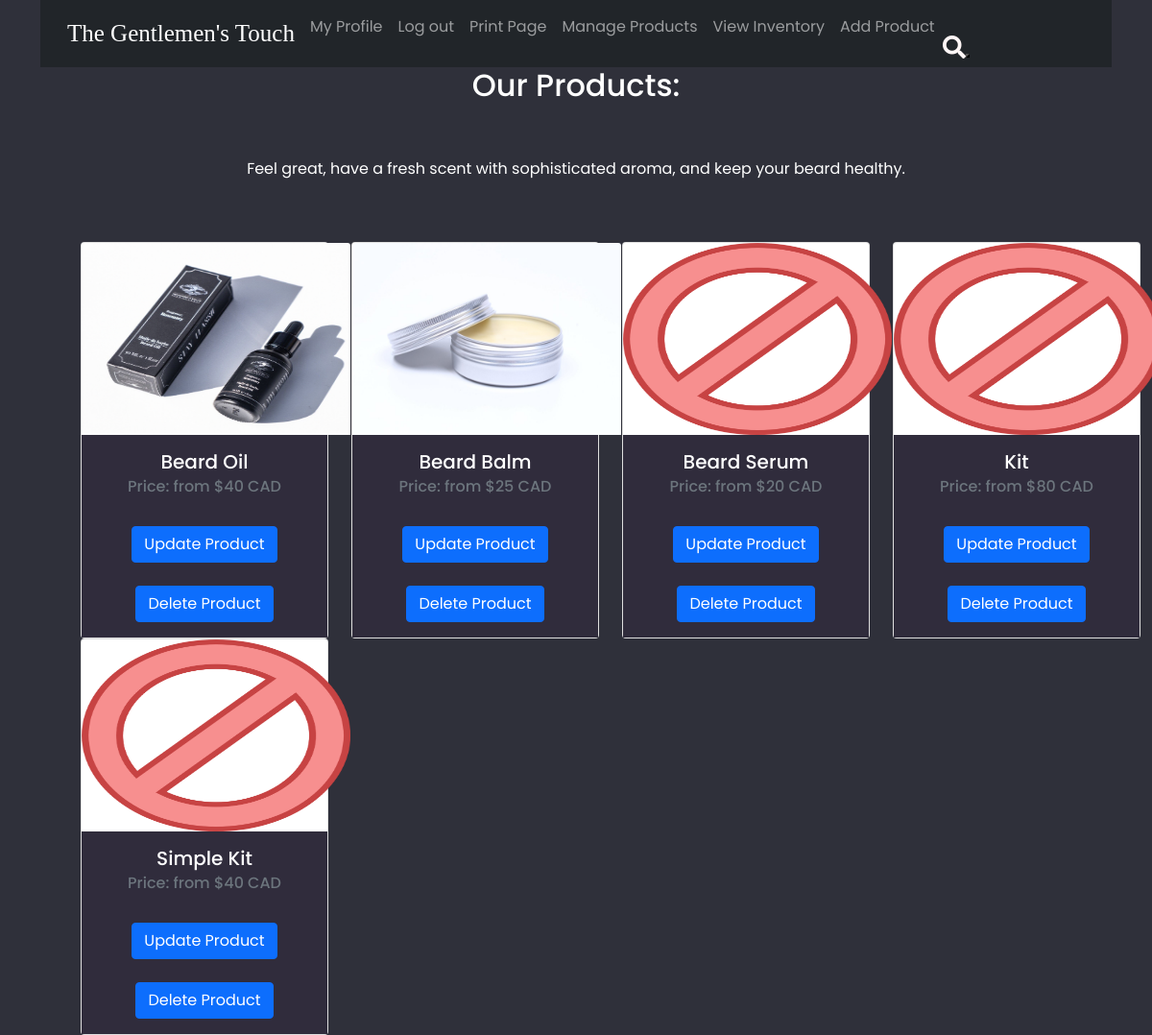
Page /Main/products/ (signed in) on the committed database.
### tables this page shows
CREATE TABLE `product` (
  `product_id` int(11) NOT NULL,
  `product_image` varchar(50) NOT NULL DEFAULT 'blank.png',
  `product_name` varchar(30) NOT NULL,
  `description` text NOT NULL,
  `price` double NOT NULL,
  `quantity` int(11) NOT NULL
);

### app/controllers/Main.php (called while the page is built, shortened)
<?php
        class Main extends \app\core\Controller {
            public function index() {
                $product = new \app\models\Product();
                $products = $product->getProducts();
                $this->view('Main/index', $products);
            }
        }

### app/core/App.php (called while the page is built, shortened)
<?php
		class App {
			private $method = 'index';
			public function __construct() {
				$url = self::parseUrl();
				if (isset($url[0])) {
					unset($url[0]);
				}
				$this->controller = new $this->controller;
				if (isset($url[1])) {
					unset($url[1]);
				}
				$this->params = $url ? array_values($url) : [];
				call_user_func_array([$this->controller, $this->method], $this->params);
			}
			private static function parseUrl() {
				if (isset($_GET['url'])) {
					return explode('/',
						filter_var(
							rtrim($_GET['url'], '/'),
							FILTER_SANITIZE_URL)
					);
				}
			}
		}

### index.php (called while the page is built, shortened)
<?php
    new \app\core\App();

### app/models/Product.php (called while the page is built, shortened)
<?php
        class Product extends \app\core\Model {
            function getProducts() {
                $SQL = 'SELECT * FROM product';
                $STMT = self::$_connection->prepare($SQL);
                $STMT->execute();
                $STMT->setFetchMode(\PDO::FETCH_CLASS, "app\models\Product");
                return $STMT->fetchAll();
            }
        }

### app/core/DBConnection.php (called while the page is built, shortened)
<?php
		class DBConnection {
			static $connection = null;
			private function __construct() {
				if (self::$connection == null) {
					$host = 'localhost';
					$DBname = 'sysdev';
					$user = 'root';
					$password = '';
					self::$connection = new \PDO("mysql:host=$host;dbname=$DBname", $user, $password);
				}
			}
			public static function getInstance() {
				return self::$connection;
			}
		}

### app/views/subviews/products.php (the view, shortened to what this page needs)
<head>
    <link rel="stylesheet" type="text/css" href="/app/public/css/products.css">
    <link rel="stylesheet" type="text/css" href="/app/public/css/force.css">
</head>
<body style = "background-color: #302c3c;overflow:scroll;">
    <h2 class = "text-center" style="text-align:center;white-space:pre-wrap;color:white;">Our Products:</h2><br><br>
    <p style="text-align:center;white-space:pre-wrap;color:white;">Feel great, have a fresh scent with sophisticated aroma, and keep your beard healthy.</p> <br> <br>
    <div class="row" style='text-align:center;'>
        <?php
            if ($data != null) {
                foreach ($data as $product) {
                    echo "<div class='col-lg-3 d-flex align-items-stretch'>
                    <div class='card' style='width: 18rem;text-align:center;'>
                        <img class=\"card-img-top\" alt = '' src = '\\pictures\\$product->product_image' style = 'width:280px;height:200px;display:block;margin-left:auto;margin-right:auto;'>
                        <div class='card-body' style = 'background-color:#302c3c;'>
                        <h5 class=\"card-title\"> <a href = '/Product/index/$product->product_id'>$product->product_name</a> </h5>
                        <h6 class=\"card-subtitle mb-2 text-muted\">Price: from $$product->price CAD</h6> <br>";
                        if (isset($_SESSION['role'])) {
                            if ($_SESSION['role'] == '0') {
                                if ($product->quantity >= 1)
                                    echo "<a class=\"btn btn-primary\" href='/Cart/addToCart/$product->product_id'
                                        onclick='return confirm('Product successfully added to cart! ')' class='m-2'>Add to Cart </a> </div> </div></div>";
                                else
                                    echo "<a class='btn btn-outline-secondary'>Out of Stock</a>
                                    </div> </div></div>";
                            }
                            else if ($_SESSION['role'] == '1') {
                                echo "<a class=\"btn btn-primary\" href='/Product/update/$product->product_id'
                                        class='m-2'>Update Product </a> <br> <br>
                                        <a class=\"btn btn-primary\" href='/Product/delete/$product->product_id'
                                        class='m-2' onclick = 'return confirm('Are you sure you want to delete this product?')'>Delete Product </a> </div> </div></div>";
                            }
                        }
                }
            }
            else if ($data == null)
                echo "<h3 style = 'color:white;'>No products have been added!</h3>";
        ?>
    </div>
</body>

### app/public/css/navbar.css (style rules this page uses)
* { box-sizing: border-box; padding: 0; margin: 0; }
body { font-family: sans-serif; }
a { color: white; text-decoration: none; }

### app/public/css/products.css (style rules this page uses)
* { margin: 0; padding: 0; box-sizing: border-box; font-family: "Poppins", sans-serif; }
body { margin: 0; padding: 0; background-color: rgba(47,48,58,1); height: 100vh; overflow: hidden; }

### app/public/css/force.css (style rules this page uses)
.row { margin-left: 6% !important; margin-right: 0% !important; }

### rows in the picture
product: product_image (picture), product_name "Beard Oil", price "40"
product: product_image (picture), product_name "Beard Balm", price "25"
product: product_image (placeholder picture), product_name "Beard Serum", price "20"
product: product_image (placeholder picture), product_name "Kit", price "80"
product: product_image (placeholder picture), product_name "Simple Kit", price "40"
